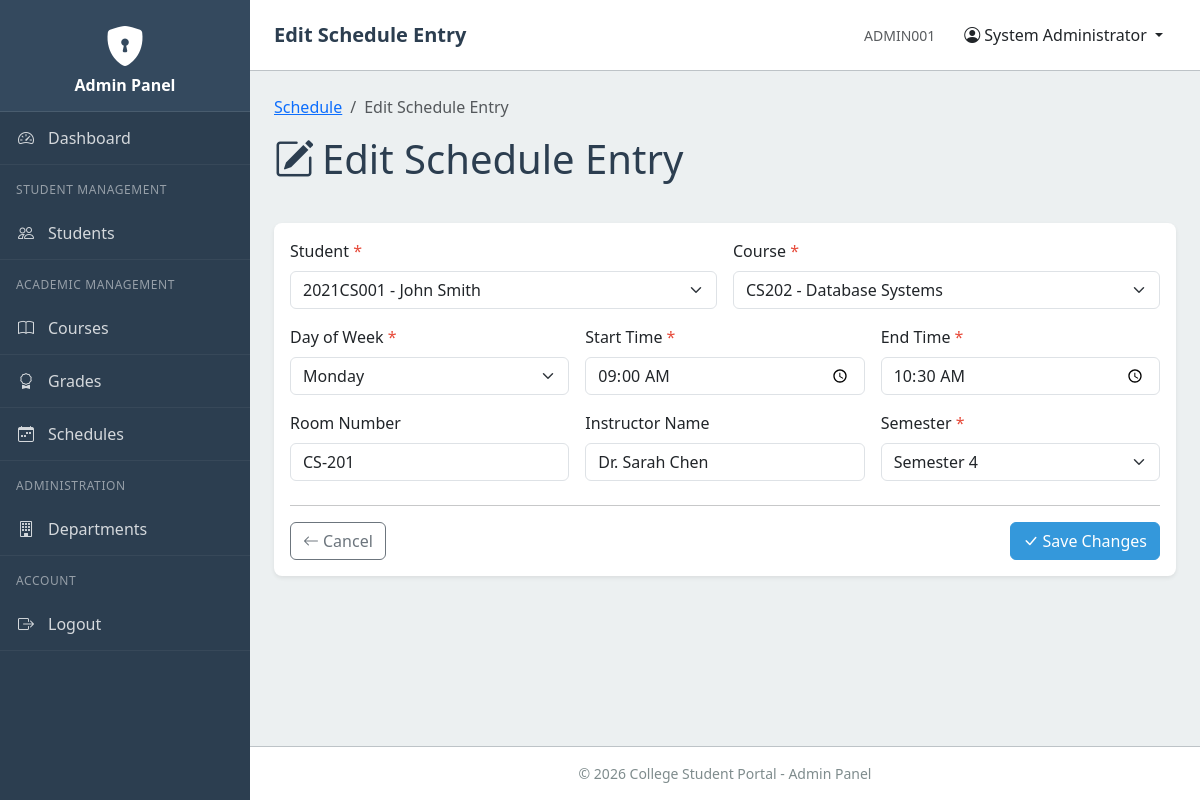
Screenshot of /admin/schedule/edit-schedule.php?id=1 (signed in) with the database file from the repository.
### tables this page shows
CREATE TABLE schedule (
    id INT AUTO_INCREMENT PRIMARY KEY,
    student_id INT NOT NULL,
    course_id INT NOT NULL,
    day_of_week INT NOT NULL,
    start_time TIME NOT NULL,
    end_time TIME NOT NULL,
    room_number VARCHAR(20) DEFAULT NULL,
    instructor_name VARCHAR(100) DEFAULT NULL,
    semester INT NOT NULL,
    created_at TIMESTAMP DEFAULT CURRENT_TIMESTAMP,
    FOREIGN KEY (student_id) REFERENCES students(id) ON DELETE CASCADE,
    FOREIGN KEY (course_id) REFERENCES courses(id) ON DELETE CASCADE,
    INDEX idx_schedule_student (student_id),
    INDEX idx_schedule_course (course_id),
    INDEX idx_schedule_day (day_of_week),
    INDEX idx_schedule_semester (semester),
    CONSTRAINT chk_day_of_week CHECK (day_of_week >= 1 AND day_of_week <= 7),
    CONSTRAINT chk_semester CHECK (semester >= 1 AND semester <= 8)
);

CREATE TABLE students (
    id INT AUTO_INCREMENT PRIMARY KEY,
    student_id VARCHAR(20) NOT NULL UNIQUE,
    name VARCHAR(100) NOT NULL,
    email VARCHAR(100) NOT NULL,
    password VARCHAR(255) NOT NULL,
    phone VARCHAR(15) DEFAULT NULL,
    date_of_birth DATE DEFAULT NULL,
    gender VARCHAR(10) DEFAULT NULL,
    address TEXT DEFAULT NULL,
    profile_picture VARCHAR(255) DEFAULT 'default.jpg',
    department_id INT NOT NULL,
    current_semester INT DEFAULT NULL,
    enrollment_date DATE DEFAULT NULL,
    created_at TIMESTAMP DEFAULT CURRENT_TIMESTAMP,
    updated_at TIMESTAMP DEFAULT CURRENT_TIMESTAMP ON UPDATE CURRENT_TIMESTAMP,
    FOREIGN KEY (department_id) REFERENCES departments(id),
    INDEX idx_student_id (student_id),
    INDEX idx_student_email (email),
    INDEX idx_student_dept (department_id)
);

CREATE TABLE courses (
    id INT AUTO_INCREMENT PRIMARY KEY,
    course_code VARCHAR(20) NOT NULL UNIQUE,
    course_name VARCHAR(100) NOT NULL,
    credits INT NOT NULL,
    department_id INT NOT NULL,
    created_at TIMESTAMP DEFAULT CURRENT_TIMESTAMP,
    FOREIGN KEY (department_id) REFERENCES departments(id),
    INDEX idx_course_code (course_code),
    INDEX idx_course_dept (department_id),
    CONSTRAINT chk_credits CHECK (credits >= 1 AND credits <= 6)
);

### includes/functions.php (called while the page is built, shortened)
<?php
function h($string): string
{
  return htmlspecialchars($string ?? '', ENT_QUOTES, 'UTF-8');
}

### admin/schedule/edit-schedule.php (the view, shortened to what this page needs)
<?php
require_once __DIR__ . '/../../includes/admin-header.php';
require_once __DIR__ . '/../../config/database.php';
$scheduleId = filter_input(INPUT_GET, 'id', FILTER_VALIDATE_INT);
try {
  $studentsStmt = $pdo->query("SELECT id, student_id, name FROM students ORDER BY name");
  $students = $studentsStmt->fetchAll();
  $coursesStmt = $pdo->query("SELECT id, course_code, course_name FROM courses ORDER BY course_code");
  $courses = $coursesStmt->fetchAll();
} catch (PDOException $e) {
  $students = [];
  $courses = [];
}
try {
  $stmt = $pdo->prepare("SELECT * FROM schedule WHERE id = :id");
  $stmt->execute([':id' => $scheduleId]);
  $schedule = $stmt->fetch();
} catch (PDOException $e) {
  $_SESSION['error'] = 'Error loading schedule entry.';
  header('Location: view-schedule.php');
  exit;
}
$formData = [
  'student_id' => $schedule['student_id'],
  'course_id' => $schedule['course_id'],
  'day_of_week' => $schedule['day_of_week'],
  'start_time' => substr($schedule['start_time'], 0, 5),
  'end_time' => substr($schedule['end_time'], 0, 5),
  'room_number' => $schedule['room_number'],
  'instructor_name' => $schedule['instructor_name'],
  'semester' => $schedule['semester']
];
$daysOfWeek = [1 => 'Monday', 2 => 'Tuesday', 3 => 'Wednesday', 4 => 'Thursday', 5 => 'Friday'];
?>
<div class="row mb-4">
  <div class="col-12">
    <nav aria-label="breadcrumb">
      <ol class="breadcrumb">
        <li class="breadcrumb-item"><a href="view-schedule.php">Schedule</a></li>
        <li class="breadcrumb-item active">Edit Schedule Entry</li>
      </ol>
    </nav>
    <h1 class="mb-3"><i class="bi bi-pencil-square me-2"></i>Edit Schedule Entry</h1>
  </div>
</div>
<div class="card">
  <div class="card-body">
    <form method="POST" action="" class="needs-validation" novalidate>
      <div class="row g-3 mb-4">
        <div class="col-md-6">
          <label for="student_id" class="form-label required-field">Student</label>
          <select class="form-select" id="student_id" name="student_id" required>
            <?php foreach ($students as $s): ?>
              <option value="<?= $s['id'] ?>" <?= $formData['student_id'] == $s['id'] ? 'selected' : '' ?>>
                <?= h($s['student_id']) ?> - <?= h($s['name']) ?>
              </option>
            <?php endforeach; ?>
          </select>
        </div>
        <div class="col-md-6">
          <label for="course_id" class="form-label required-field">Course</label>
          <select class="form-select" id="course_id" name="course_id" required>
            <?php foreach ($courses as $c): ?>
              <option value="<?= $c['id'] ?>" <?= $formData['course_id'] == $c['id'] ? 'selected' : '' ?>>
                <?= h($c['course_code']) ?> - <?= h($c['course_name']) ?>
              </option>
            <?php endforeach; ?>
          </select>
        </div>
        <div class="col-md-4">
          <label for="day_of_week" class="form-label required-field">Day of Week</label>
          <select class="form-select" id="day_of_week" name="day_of_week" required>
            <?php foreach ($daysOfWeek as $num => $day): ?>
              <option value="<?= $num ?>" <?= $formData['day_of_week'] == $num ? 'selected' : '' ?>><?= $day ?></option>
            <?php endforeach; ?>
          </select>
        </div>
        <div class="col-md-4">
          <label for="start_time" class="form-label required-field">Start Time</label>
          <input type="time" class="form-control" id="start_time" name="start_time"
            value="<?= h($formData['start_time']) ?>" required>
        </div>
        <div class="col-md-4">
          <label for="end_time" class="form-label required-field">End Time</label>
          <input type="time" class="form-control" id="end_time" name="end_time"
            value="<?= h($formData['end_time']) ?>" required>
        </div>
        <div class="col-md-4">
          <label for="room_number" class="form-label">Room Number</label>
          <input type="text" class="form-control" id="room_number" name="room_number"
            value="<?= h($formData['room_number']) ?>">
        </div>
        <div class="col-md-4">
          <label for="instructor_name" class="form-label">Instructor Name</label>
          <input type="text" class="form-control" id="instructor_name" name="instructor_name"
            value="<?= h($formData['instructor_name']) ?>">
        </div>
        <div class="col-md-4">
          <label for="semester" class="form-label required-field">Semester</label>
          <select class="form-select" id="semester" name="semester" required>
            <?php for ($i = 1; $i <= 8; $i++): ?>
              <option value="<?= $i ?>" <?= $formData['semester'] == $i ? 'selected' : '' ?>>Semester <?= $i ?></option>
            <?php endfor; ?>
          </select>
        </div>
      </div>
      <hr>
      <div class="d-flex justify-content-between">
        <a href="view-schedule.php" class="btn btn-outline-secondary"><i class="bi bi-arrow-left me-1"></i>Cancel</a>
        <button type="submit" class="btn btn-primary"><i class="bi bi-check-lg me-1"></i>Save Changes</button>
      </div>
    </form>
  </div>
</div>
<?php require_once __DIR__ . '/../../includes/admin-footer.php'; ?>

### assets/css/admin-style.css (style rules this page uses)
:root { --admin-primary: #2c3e50; --admin-secondary: #34495e; --admin-accent: #3498db; --sidebar-width: 250px; --header-height: 60px; --success-color: #27ae60; --danger-color: #e74c3c; --warning-color: #f39c12; --info-color: #3498db; --light-bg: #ecf0f1; --dark-text: #2c3e50; --border-color: #bdc3c7; }
body { font-family: "Segoe UI", Tahoma, Geneva, Verdana, sans-serif; background-color: var(--light-bg); color: var(--dark-text); min-height: 100vh; }
.card { border: none; border-radius: 0.5rem; box-shadow: 0 0.125rem 0.25rem rgba(0, 0, 0, 0.075); margin-bottom: 1.5rem; }
.btn-primary { background-color: var(--admin-accent); border-color: var(--admin-accent); }
.required-field::after { content: " *"; color: var(--danger-color); }

### rows the page displays
schedule: student_id "2021CS001 - John Smith", course_id "CS202 - Database Systems", day_of_week "Monday", room_number "CS-201", instructor_name "Dr. Sarah Chen", semester "Semester 4"

### other values shown
$pageTitle "Edit Schedule Entry"
$adminId "ADMIN001"
$adminName "System Administrator"
